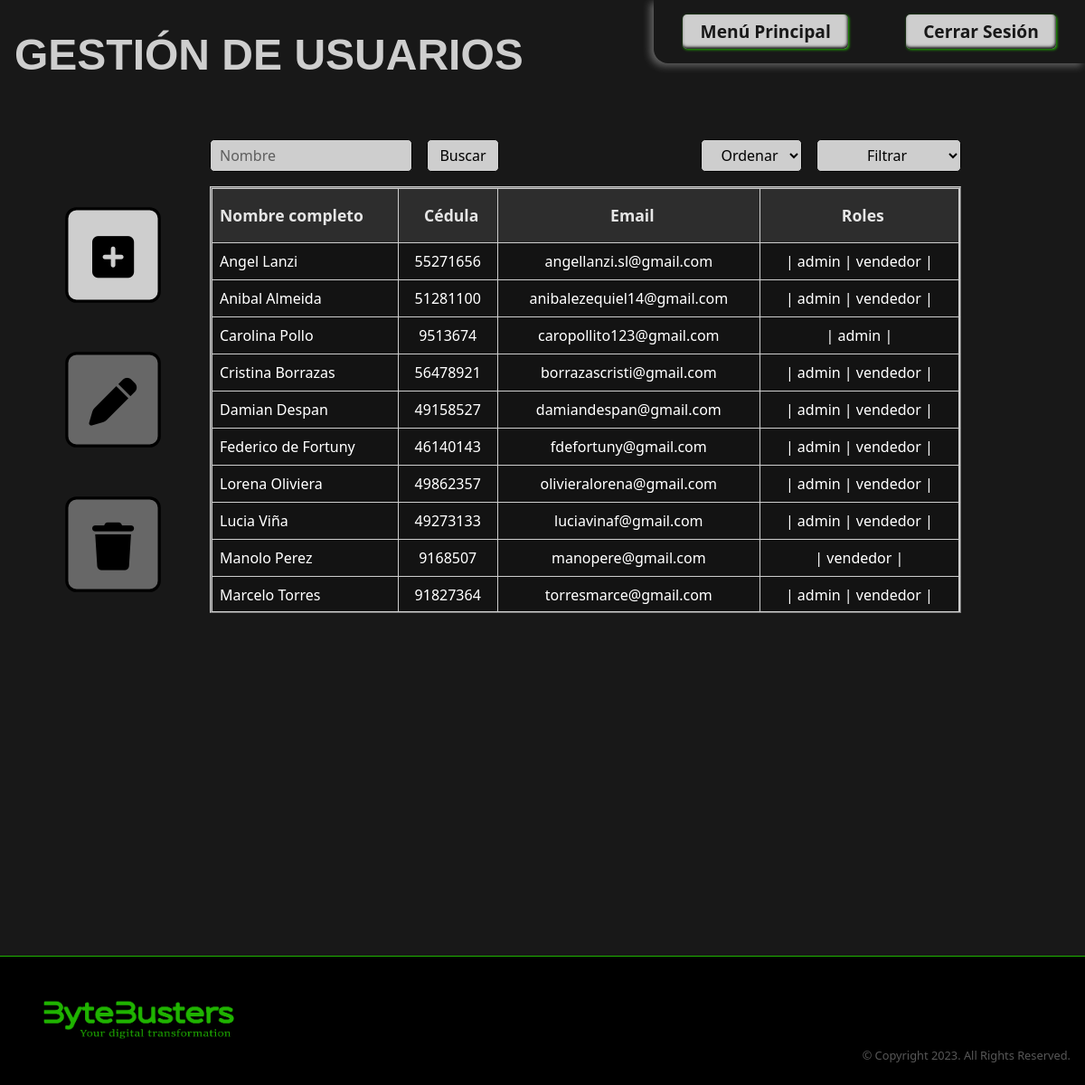
Screenshot of /pages/abm-usuarios.php with the database file from the repository.
### tables this page shows
CREATE TABLE IF NOT EXISTS `USUARIOS` (
  `ci` varchar(8) NOT NULL,
  `pass` varchar(255) NOT NULL,
  `nombre` varchar(45) NOT NULL,
  `email` varchar(45) NOT NULL,
  `apellido` varchar(45) NOT NULL,
  `activo` boolean NOT NULL DEFAULT 1,
  PRIMARY KEY(`ci`)
);

### src/repository/users.repository.php (called while the page is built, shortened)
<?php
function findAllUsers(): array
{
    require realpath(dirname(__FILE__)) . "/../db/conexion.php";
    try {
        $statement = $con->prepare("SELECT * FROM USUARIOS WHERE activo = :isActive ORDER BY nombre ASC" );
        $statement->execute(array(":isActive" => 1));
        $reg = $statement->fetchAll(PDO::FETCH_ASSOC);
        return $reg ? $reg : [];
    } catch (Exception $e) {
        die("ERROR SQL in findAllUsers(): " . $e->getMessage());
    }
}
function findRoles(string $ci): array
{
    require realpath(dirname(__FILE__)) . "/../db/conexion.php";
    try {
        $statement = $con->prepare("SELECT id, nombreRol
                                    FROM USUARIOS_has_ROLES ur
                                    JOIN ROLES r
                                    ON r.id = ur.ROLES_id
                                    WHERE ur.USUARIOS_ci = :ci");
        $statement->execute(array(':ci' => $ci));
        $rolNamesList = [];
        $rolesIdsList = [];
        while ($reg = $statement->fetch(PDO::FETCH_ASSOC)) {
            if ($reg) {
                array_push($rolesIdsList, $reg['id']);
                array_push($rolNamesList, $reg['nombreRol']);
            }
        }
        return [ $rolesIdsList, $rolNamesList ];
    } catch (Exception $e) {
        die("ERROR SQL in findRoles(): " . $e->getMessage());
    }
}

### src/modules/users/abm-usuarios.php (the view, shortened to what this page needs)
<?php
require realpath(dirname(__FILE__)) . "/../../repository/users.repository.php";
function getUsersTableDataHTML(): string
{
    $usersData = findAllUsers();
    $usersList = '';
    foreach ($usersData as $user) {
        $rolesList = findRoles($user['ci']);
        $roles = '| ';
        foreach ($rolesList[1] as $rol) {
            $roles .= ' ' . $rol . ' |';
        }
        $usersList .= '
                        <tr id="' . $user['ci'] . '" class="align-middle" onclick="selectUserRow(' . $user['ci'] . ')">
                            <td class="user-select-none first-in-table">' . $user['nombre'] . ' ' . $user['apellido'] . '</td>
                            <td>' . $user['ci'] . '</td>
                            <td class="user-select-none">' . $user['email'] . '</td>
                            <td class="user-select-none">' . $roles . '</td>
                        </tr>';
    }
    return $usersList;
}

### styles/style.css (style rules this page uses)
:root { --bytebusters-color: #1fb300; --color-1: #181818; --color-2: #5a5a5a3b; --color-3: #cecece; --color-4: #000000; --color-5: #b8b8b878; --error-color: #e01818; --transparent-color: #00000000; --primary-background-color: var(--color-1); --secondary-background-color: var(--color-2); --background-color-light: var(--color-3); --footer-background-color: var(--color-4); --pressed-button: var(--color-2); --primary-text-color: var(--color-1); --secondary-text-color: var(--color-5); --text-button-color: var(--color-1); --light-text-color: var(--color-3); --primary-border-color: var(--bytebusters-color); --secondary-border-color: var(--color-3); --font-family-h1: Verdana, Geneva, Tahoma, sans-serif; --primary-font-family: 'Lucida Sans', 'Lucida Sans Regular', 'Lucida Grande', 'Lucida Sans Unicode', Geneva, Verdana, sans-serif; }
html { position: relative; min-height: 100vh; }
body { background: var(--primary-background-color); }
td { text-align: center; padding: .5rem; border: 1px solid var(--secondary-border-color); background-color: var(--primary-background-color) !important; border-bottom: 1px solid var(--secondary-border-color); filter: contrast(105%); }
.table>:not(caption)>*>* { padding: .5rem; }
.first-in-table { text-align: start; }
@media only screen and (min-width: 992px) { html { min-height: 100vh; } }
@media only screen and (min-width: 992px) { body { min-height: 80vh; } }

### rows the page displays
usuarios: nombre "Angel", apellido "Lanzi", ci "55271656", email "angellanzi.sl@gmail.com", roles "| admin | vendedor |"
usuarios: nombre "Anibal", apellido "Almeida", ci "51281100", email "anibalezequiel14@gmail.com", roles "| admin | vendedor |"
usuarios: nombre "Carolina", apellido "Pollo", ci "9513674", email "caropollito123@gmail.com", roles "| admin |"
usuarios: nombre "Cristina", apellido "Borrazas", ci "56478921", email "borrazascristi@gmail.com", roles "| admin | vendedor |"
usuarios: nombre "Damian", apellido "Despan", ci "49158527", email "damiandespan@gmail.com", roles "| admin | vendedor |"
usuarios: nombre "Federico", apellido "de Fortuny", ci "46140143", email "fdefortuny@gmail.com", roles "| admin | vendedor |"
usuarios: nombre "Lorena", apellido "Oliviera", ci "49862357", email "olivieralorena@gmail.com", roles "| admin | vendedor |"
usuarios: nombre "Lucia", apellido "Viña", ci "49273133", email "luciavinaf@gmail.com", roles "| admin | vendedor |"
usuarios: nombre "Manolo", apellido "Perez", ci "9168507", email "manopere@gmail.com", roles "| vendedor |"
usuarios: nombre "Marcelo", apellido "Torres", ci "91827364", email "torresmarce@gmail.com", roles "| admin | vendedor |"
